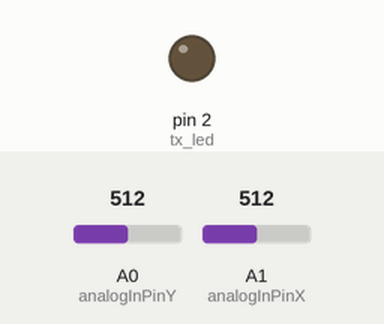
This sketch was run on a simulated Arduino Uno, built with avr-gcc and run on an emulated ATmega328P. On the bench: output pins drawn as LEDs (lit = HIGH). Inputs (shaded band) come from the test bench; at power-on: A0 (analogInPinY) = 512, A1 (analogInPinX) = 512. No radio packets arrive unless stated; what the sketch prints to the serial monitor is not drawn.

Above: at 1.2 s.
1.3 s: A0 (analogInPinY) set to 533
2.8 s: A0 (analogInPinY) set to 563
At 3.9 s:
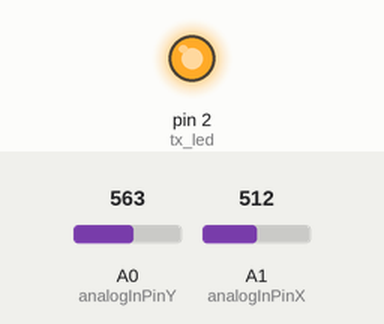
4.3 s: A0 (analogInPinY) set to 511
At 5.0 s:
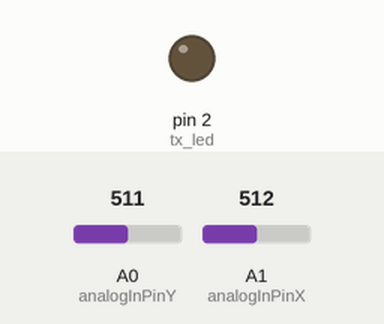
5.8 s: A0 (analogInPinY) set to 493
At 6.2 s:
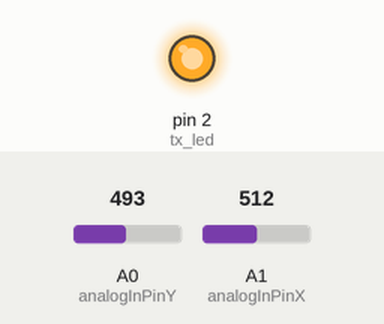
Timing chart, 0 to 8.3 s (numbered marks = the images above; inputs shaded):
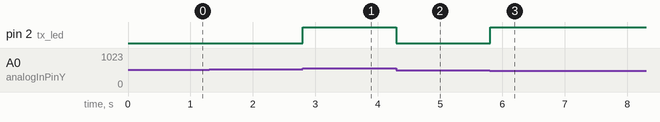

The sketch:

Tx_Board_2_0.ino
```cpp
// (licence header left out)
/* A simple Project for Remote Controlling with nRF24L01+ radios.
 We have 2 nodes, the transmitter (this one) and the receiver which is attached to the Car.
 The idea is to transmit  2 parameters , one is Direction (Backward, or Forward with the speed) the other is the Steering (Left, or Right with the degree of rotation).
 The nRF24L01 transmit values in type of "uint8_t" with maximum of 256 for each packet, so the values of direction is divided by (10) at the Tx side,
 then it is multiplied by 10 again at the Rx side.
 The Rx rules is to output the received parameters to port 3 and 6 where the Servo and the ESC are are attached
 a condition is required to prevent the controller from transmitting values that is not useful (like 1480-1530 for ESC and 88-92 for Servo) to save more power as much as we can
 */

#include <SPI.h>
#include "nRF24L01.h"
#include "RF24.h"
#include "printf.h"
//
// Hardware configuration
//
// Set up nRF24L01 radio on SPI bus plus pins 9 & 10
RF24 radio(9,10);

uint8_t data[2] ; //buffer to store received data
const uint8_t buffer_size = sizeof(data);
//pins that used for the Joystick
const int analogInPinY= A0; //
const int analogInPinX = A1;//
const int tx_led=2;// transmission indicator
int Y_value = 0;        // values read from the pot
int X_value = 0;
int outputValue = 0;
/*
const int transmit_pin=6;
 int transmit_enable;
 int ForwrdButton=2;
 int BackwrdButton=3;
 */
//
// Topology
//

// Single radio pipe address for the 2 nodes to communicate.
const uint64_t pipe = 0xE8E8F0F0E1LL;


//
// Setup
//

void setup(void)
{

  Serial.begin(57600);
  printf_begin();

  //
  // Setup and configure rf radio
  //

  radio.begin();

  radio.openWritingPipe(pipe);
  //
  // Dump the configuration of the rf unit for debugging
  //

  radio.printDetails();

  //
  // Set up buttons
  //

  /*to be used later
   pinMode(ForwrdButton,INPUT );
   pinMode(BackwrdButton,INPUT);
   pinMode(transmit_enable,INPUT);
   */
  pinMode(tx_led,OUTPUT);
  digitalWrite(tx_led,LOW);

}

//
// Loop
//

void loop(void)
{

  X_value = analogRead(analogInPinX);
  data[0] = map(X_value, 0, 1023,100 , 200);
  Y_value = analogRead(analogInPinY);
  data[1] = map(Y_value, 0, 1023, 135, 45);
//  transmit_enable=!digitalRead(transmit_pin);
  //an error ratio around +3,-3 appears  coming from the Joystick  all the time,
  //so we neglect them (using the following if statement) because they make the system transmitting data always and they are useless and waste of power
  if((data[0]>153 || data[0] <=149) ||  (data[1]>=92 || data[1]<88))
  {
    //printf("Now sending...");
    bool ok = radio.write( data, buffer_size );
    //if (ok)
    printf("ok\n\r");
    // else
    printf("failed\n\r");
    // delay(15);
    digitalWrite(tx_led,HIGH); //turn led on after transmission
  }
  else digitalWrite(tx_led,LOW);//keep led off when no transmission
}
```

printf.h
```cpp
// (licence header left out)
/**
 * @file printf.h
 *
 * Setup necessary to direct stdout to the Arduino Serial library, which
 * enables 'printf'
 */

#ifndef __PRINTF_H__
#define __PRINTF_H__

#ifdef ARDUINO

int serial_putc( char c, FILE * )
{
  Serial.write( c );

  return c;
}

void printf_begin(void)
{
  fdevopen( &serial_putc, 0 );
}

#else
#error This example is only for use on Arduino.
#endif // ARDUINO

#endif // __PRINTF_H__
```

Measured:
- the behaviour switches between 545 and 546 on A0 (analogInPinY) (found by bisection; images 0 and 1)
- the behaviour switches between 501 and 500 on A0 (analogInPinY) (found by bisection; images 2 and 3)
- after the input at 2.8 s, pin 2 (tx_led): LOW → HIGH at once
- after the input at 4.3 s, pin 2 (tx_led): HIGH → LOW at once
- after the input at 5.8 s, pin 2 (tx_led): LOW → HIGH at once
